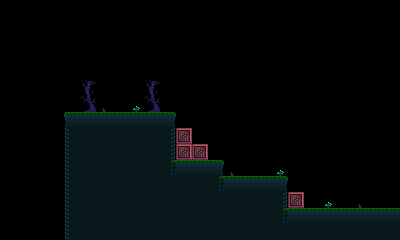

A 2D game scene composited from a Tiled map and its tileset images. What follows is a short description and the map's XML, with every tile layer's data as written:
An orthogonal 25x15 tile map with 16x16 px tiles, 1 tile layer (topTiles) and 9 objects (7x tile, water, userectangle).

<map version="1.0" tiledversion="1.1.1" orientation="orthogonal" renderorder="right-down" width="25" height="15" tilewidth="16" tileheight="16" infinite="0" nextobjectid="13">
 <properties>
  <property name="next" value="home;-4;192;" />
 </properties>
 <tileset firstgid="1" name="tiles" tilewidth="16" tileheight="16" spacing="1" tilecount="330" columns="22">
  <image source="../../../graphics/game/tiles.png" width="374" height="255" />
  <tile id="22">
   <properties>
    <property name="right" value="home" />
   </properties>
  </tile>
  <tile id="56">
   <properties>
    <property name="left" value="cliff" />
    <property name="right" value="beach" />
   </properties>
  </tile>
 </tileset>
 <layer name="topTiles" width="25" height="15">
  <data encoding="csv">
0,0,0,0,0,0,0,0,0,0,0,0,0,0,0,0,0,0,0,0,0,0,0,0,0,
0,0,0,0,0,0,0,0,0,0,0,0,0,0,0,0,0,0,0,0,0,0,0,0,0,
0,0,0,0,0,0,0,0,0,0,0,0,0,0,0,0,0,0,0,0,0,0,0,0,0,
0,0,0,0,0,0,0,0,0,0,0,0,0,0,0,0,0,0,0,0,0,0,0,0,0,
0,0,0,0,0,0,0,0,0,0,0,0,0,0,0,0,0,0,0,0,0,0,0,0,0,
0,0,0,0,0,104,0,0,0,104,0,0,0,0,0,0,0,0,0,0,0,0,0,0,0,
0,0,0,0,0,126,57,0,62,126,0,0,0,0,0,0,0,0,0,0,0,0,0,0,0,
0,0,0,0,1,2,2,2,2,2,3,0,0,0,0,0,0,0,0,0,0,0,0,0,0,
0,0,0,0,23,24,24,24,24,24,25,157,0,0,0,0,0,0,0,0,0,0,0,0,0,
0,0,0,0,23,24,24,24,24,24,25,157,157,0,0,0,0,0,0,0,0,0,0,0,0,
0,0,0,0,23,24,24,24,24,24,47,2,2,3,57,0,0,62,0,0,0,0,0,0,0,
0,0,0,0,23,24,24,24,24,24,24,24,24,47,2,2,2,3,0,0,0,0,0,0,0,
0,0,0,0,23,24,24,24,24,24,24,24,24,24,24,24,24,25,157,0,62,0,57,0,0,
0,0,0,0,23,24,24,24,24,24,24,24,24,24,24,24,24,47,2,2,2,2,2,2,2,
0,0,0,0,23,24,24,24,24,24,24,24,24,24,24,24,24,24,24,24,24,24,24,24,24
</data>
 </layer>
 <objectgroup name="topObjects">
  <object id="3" name="water" x="0" y="208" width="64" height="32" />
  <object id="4" name="tile" x="64" y="112" width="112" height="128" />
  <object id="5" name="tile" x="176" y="160" width="48" height="80" />
  <object id="6" name="tile" x="224" y="176" width="64" height="64" />
  <object id="7" name="tile" x="288" y="208" width="112" height="32" />
  <object id="8" name="tile" x="176" y="128" width="16" height="32" />
  <object id="9" name="tile" x="192" y="144" width="16" height="16" />
  <object id="10" name="tile" x="288" y="192" width="16" height="16" />
  <object id="12" name="userectangle" x="112" y="96" width="16" height="16">
   <properties>
    <property name="addMoney" type="int" value="5" />
   </properties>
  </object>
 </objectgroup>
</map>
